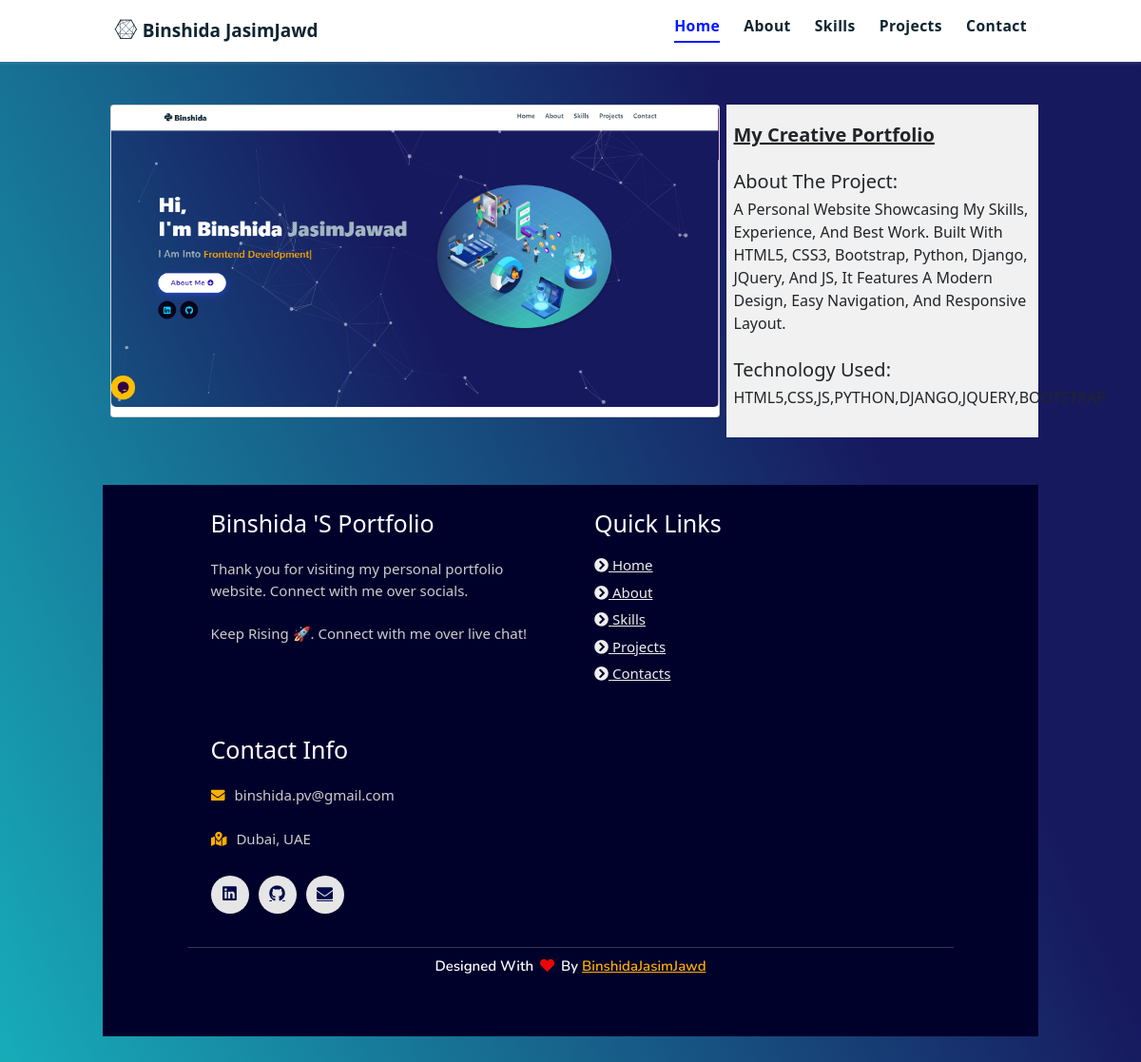
/details/13/, run on the app's committed database.
### Portfolio_app/models.py (models this page shows, shortened)
class Project(models.Model):
    title = models.CharField(max_length=100)
    description = models.TextField()
    technology = models.CharField(max_length=60)
    image = models.ImageField(upload_to='projects/',null=True)

### Portfolio_app/views.py (the view)
# urls.py: path('details/<int:pk>/', views.ProjectDetailView, name="port-projectdetails"),
def ProjectDetailView(request, pk):
    project = Project.objects.get(pk=pk)
    context = {
        'project': project
    }
    return render(request, 'project_details.html', context)

### Portfolio_app/templates/project_details.html
{%extends 'base.html'%}
{%load static%}
{% block body_block %}
<link rel="stylesheet" href="{% static 'assets/css/custom.css' %}">
<section class="details" id="details" >
  <div class="container">
    <div class="row">
      <div class="col-md-8">
        <div class="card">
          <div class="card-image">
            <img src="{{ project.image.url }}" alt="" %>
          </div>
        </div>
      </div>
      <div class="col-md-4">
         <h1> <span>{{ project.title }}</h1><br>
        <h2>About the project:</h2>
        <p>{{ project.description }}</p>
        <br>
        <h2>Technology used:</h2>
        <p>{{ project.technology }}</p>
      </div>
    </div>
  </div>
{% endblock %}

### Portfolio_app/static/assets/css/style.css (style rules this page uses)
* { margin : 0; padding : 0; box-sizing : border-box; text-decoration : none; outline : none; border : none; text-transform : capitalize; transition : all 0.2s linear; }
html { font-size : 62.5%; overflow-x : hidden; scroll-behavior : smooth; }
body { background : linear-gradient(65.5deg, rgb(23, 205, 205) -15.1%, rgb(23, 25, 95) 71.5%); font-family : "Poppins", sans-serif; }
html { font-size : 62.5%; overflow-x : hidden; }
section { min-height : 100vh; padding : 6rem 9%; }
.container { margin-top: 50px; }
.row { margin-bottom: 50px; }
.col-md-8 { padding-right: 30px; }
.col-md-4 { background-color: #f1f1f1; padding: 20px; }

### Portfolio_app/static/assets/css/custom.css (style rules this page uses)
.card-image img { width: 100%; height: 100%; object-fit: cover; border-radius: 5px; margin-bottom: 1rem; }
.col-md-4 h1 { font-size: 20px; font-weight: bold; margin-bottom: 1rem; text-decoration: underline black; }
.col-md-4 p { font-size: 16px; line-height: 1.5; }

### data on the page
Project: image (picture), title "My Creative Portfolio", description "A Personal Website Showcasing My Skills, Experience, And Best Work. Built With HTML5, CSS3, Bootstrap, Python, Django, JQuery, And JS, It Features A Modern Design, Easy Navigation, And Responsive Layout.", technology "HTML5,CSS,JS,PYTHON,DJANGO,JQUERY,BOOTSTRAP"
